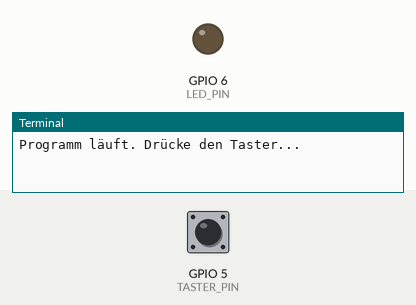
The program below on a simulated Raspberry Pi (BCM pin numbers). On the bench: output pins drawn as LEDs (lit = HIGH), the last lines printed to the terminal. The inputs (shaded band) are chosen by the test bench; at power-on: GPIO 5 (TASTER_PIN) HIGH.

Above: at 1.2 s.
1.3 s: GPIO 5 (TASTER_PIN) pulled LOW for 0.15 s
At 1.7 s:
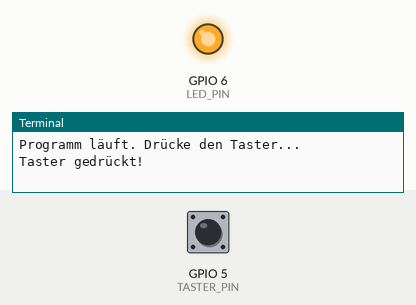
Timing chart, 0 to 4.3 s (numbered marks = the images above; inputs shaded):
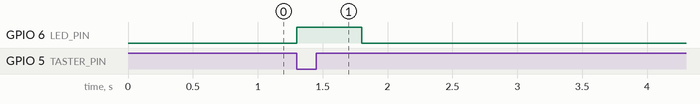

Measured:
- after the input at 1.3 s, GPIO 6 (LED_PIN): LOW → HIGH at once, → LOW 0.50 s later

The program:

02a_GPIO_In_Interrupt.py
```python
#!/usr/bin/python3

# ------------------------------------------------------------------
# Name  : 02a_GPIO_In_Interrupt.py
# Source: https://raw.githubusercontent.com/walter-rothlin/RaspberryPi4PiPlates/master/Python_Raspberry/01_GPIO_IN_OUT/02a_GPIO_In_Interrupt.py
#
# Description: GPIO simple
#
# GPIO PIN Belegung:     http://www.peterliwiese.ch/img/GPIO_RPi.png
# GPIO Simple Schaltung: http://www.peterliwiese.ch/img/RPi_GPIO_LED_Switch_schema.png
#
# Autor: Walter Rothlin
#
# History:
# 28-Sep-2025   Walter Rothlin    Initial Version
#
# ------------------------------------------------------------------
import RPi.GPIO as GPIO
import time

# GPIO Setup
GPIO.setmode(GPIO.BCM)
GPIO.setwarnings(False)

TASTER_PIN = 5
LED_PIN = 6

# Taster als Eingang mit Pull-Up
GPIO.setup(TASTER_PIN, GPIO.IN, pull_up_down=GPIO.PUD_UP)

# LED als Ausgang
GPIO.setup(LED_PIN, GPIO.OUT)
GPIO.output(LED_PIN, GPIO.LOW)

# Callback-Funktion, die beim Tastendruck ausgelöst wird
def taster_callback(channel):
    print("Taster gedrückt!")
    # LED kurz ein- und wieder ausschalten
    GPIO.output(LED_PIN, GPIO.HIGH)
    time.sleep(0.5)
    GPIO.output(LED_PIN, GPIO.LOW)

# Interrupt: steige von HIGH zu LOW (Taster gedrückt)
GPIO.add_event_detect(TASTER_PIN, GPIO.FALLING, callback=taster_callback, bouncetime=200)

try:
    print("Programm läuft. Drücke den Taster...")
    while True:
        time.sleep(1)  # Hauptloop macht nichts, alles läuft über Interrupt

except KeyboardInterrupt:
    GPIO.cleanup()
```
